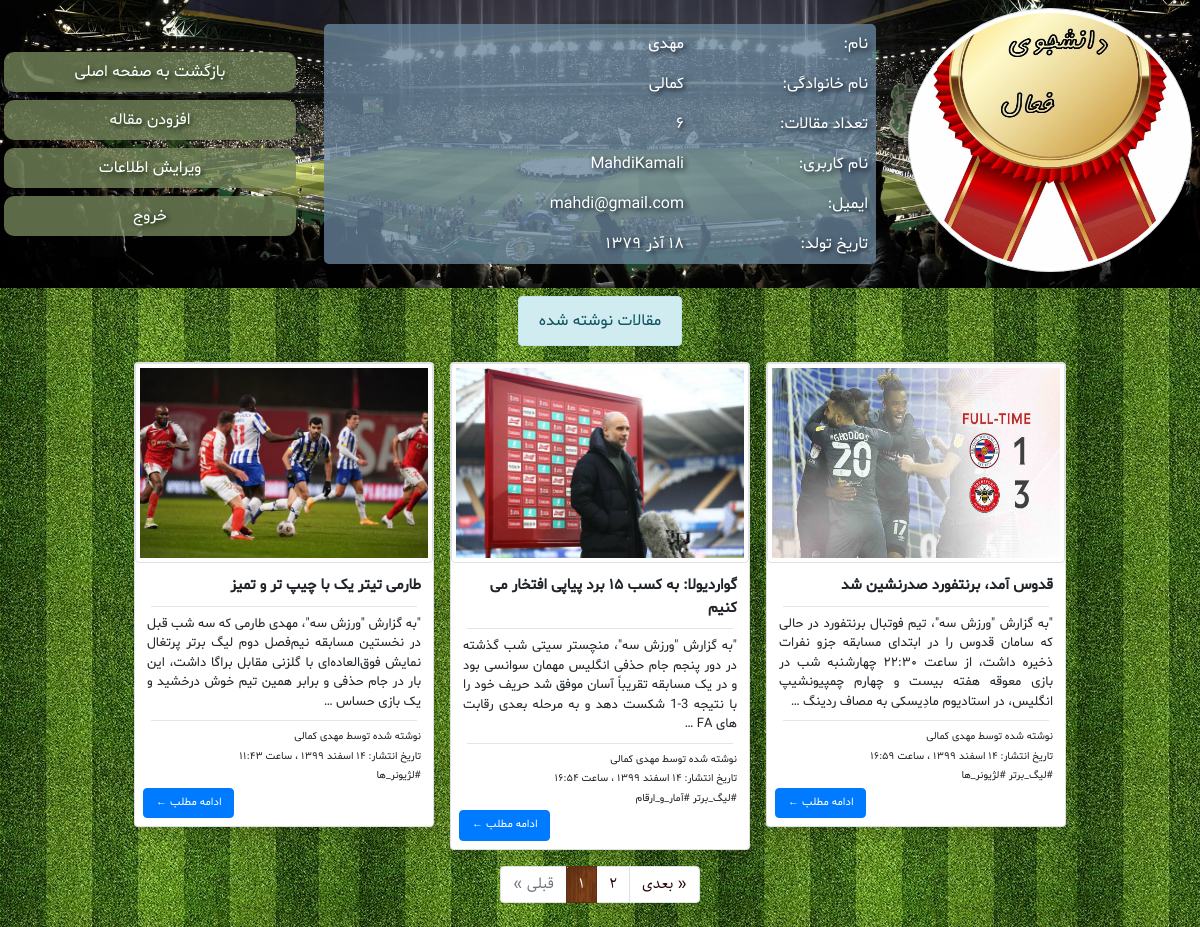
/football/dashboard (signed in), run on the app's committed database.
### football/models.py (models this page shows, shortened)
class UserProfile(models.Model):
    user = models.OneToOneField(User, on_delete=models.CASCADE, related_name='profile')
    picture = models.ImageField(upload_to='profile_images', verbose_name='تصویر')
    birthday = models.DateField(verbose_name='تاریخ تولد')
    class Meta:
        verbose_name = 'نویسنده'
        verbose_name_plural = 'نویسندگان'
    def __str__(self):
        return '{} {}'.format(self.user.first_name, self.user.last_name)

class Article(models.Model):
    STATUS_CHOICES = (
        ('D', 'پیش نویس'),
        ('P', 'منتشر شده')
    )
    title = models.CharField(max_length=100, verbose_name='عنوان')
    author = models.ForeignKey(UserProfile, on_delete=models.SET_NULL, null=True,
        related_name='articles', verbose_name='نویسنده')
    content = models.TextField(verbose_name='محتوا')
    thumbnail = models.ImageField(upload_to='images', verbose_name='تصویر')
    slug = models.SlugField(max_length=100, unique=True, verbose_name='آدرس مقاله')
    categories = models.ManyToManyField(Category, related_name='articles',
        verbose_name='دسته بندی ها')
    publish = models.DateTimeField(default=timezone.now, verbose_name='زمان انتشار')
    created = models.DateTimeField(auto_now_add=True)
    updated = models.DateTimeField(auto_now=True)
    status = models.CharField(max_length=1, choices=STATUS_CHOICES, verbose_name='وضعیت')
    class Meta:
        verbose_name = 'مقاله'
        verbose_name_plural = 'مقالات'
    def jpublish(self):
        return datetime_to_jalali_str(self.publish)
    jpublish.short_description = 'زمان انتشار'
    objects = ArticleManager()

class Category(models.Model):
    name = models.CharField(max_length=100, unique=True, verbose_name='عنوان')
    slug = models.SlugField(max_length=100, unique=True, verbose_name='آدرس دسته بندی')
    position = models.IntegerField(verbose_name='جایگاه')
    class Meta:
        verbose_name = 'دسته بندی'
        verbose_name_plural = 'دسته بندی ها'
        ordering = ['position']

### football/views.py (the view)
# urls.py: path('dashboard', views.dashboard, name='dashboard'),
@login_required
def dashboard(request):
    profile = request.user.profile
    article_list = profile.articles.published()
    paginator = Paginator(article_list, 3)
    page_number = request.GET.get('page', 1)
    articles = paginator.get_page(page_number)
    context = {
        'profile': profile,
        'articles': articles,
    }
    return render(request, 'football/dashboard.html', context)

### extensions/jalali.py (called while the page is built)
    def persian_tuple(self):
        return self.persian_year, self.persian_month, self.persian_day

### extensions/utils.py (called while the page is built)
def numbers_to_persian(string):
    en_to_fa = {
        '0': '۰',
        '1': '۱',
        '2': '۲',
        '3': '۳',
        '4': '۴',
        '5': '۵',
        '6': '۶',
        '7': '۷',
        '8': '۸',
        '9': '۹',
    }
    for en, fa in en_to_fa.items():
        string = string.replace(en, fa)
    return string

def datetime_to_jalali_str(time):
    jalali_month = (
        'فروردین',
        'اردیبهشت',
        'خرداد',
        'تیر',
        'مرداد',
        'شهریور',
        'مهر',
        'آبان',
        'آذر',
        'دی',
        'بهمن',
        'اسفند'
    )
    time = timezone.localtime(time)
    year, month, day = jalali.Gregorian(time.year, time.month, time.day).persian_tuple()
    jalali_to_str = '{} {} {} ، ساعت {:02d}:{:02d}'.format(
        day,
        jalali_month[month-1],
        year,
        time.hour,
        time.minute
    )
    return numbers_to_persian(jalali_to_str)

def date_to_jalali_str(date):
    jalali_month = (
        'فروردین',
        'اردیبهشت',
        'خرداد',
        'تیر',
        'مرداد',
        'شهریور',
        'مهر',
        'آبان',
        'آذر',
        'دی',
        'بهمن',
        'اسفند'
    )
    year, month, day = jalali.Gregorian(date.year, date.month, date.day).persian_tuple()
    jalali_to_str = '{} {} {}'.format(day, jalali_month[month-1], year)
    return numbers_to_persian(jalali_to_str)

### football/models.py (called while the page is built)
    def published(self):
        return self.filter(status='P')

### football/templatetags/base_filters.py (called while the page is built)
@register.filter
@stringfilter
def to_persian(mystr):
    return numbers_to_persian(mystr)

@register.filter
@stringfilter
def underscored(mystr):
    return mystr.replace(' ', '_')

@register.filter
def date_to_jalali(mystr):
    return date_to_jalali_str(mystr)

### football/templatetags/base_tags.py (called while the page is built)
@register.inclusion_tag('football/article_card.html')
def article_card(article):
    return {
        'article': article,
    }

@register.inclusion_tag('football/article_pagination.html')
def article_pagination(page_obj):
    return {
        'articles': page_obj,
    }

### templates/football/dashboard.html (shortened to what this page needs)
<!DOCTYPE html>
{% load static %}
{% load base_filters %}
{% load base_tags %}
<html>
<head>
    <link rel="stylesheet" href="https://maxcdn.bootstrapcdn.com/bootstrap/4.5.2/css/bootstrap.min.css">
	<link rel="stylesheet" href="https://cdnjs.cloudflare.com/ajax/libs/font-awesome/4.7.0/css/font-awesome.min.css">
    <link rel='stylesheet' href='{% static "football/css/dashboard.css" %}'>
    <link rel='stylesheet' href='{% static "football/css/article_card.css" %}'>
	<link rel='stylesheet' href='{% static "football/css/article_pagination.css" %}'>
</head>
<body>
    <header class='row container-fluid p-0 m-0 text-white'>
        <div class='col-md-3 p-2'>
            <img src='{{profile.picture.url}}' class='d-block w-100 rounded-circle img-thumbnail profile-img'>
        </div>
        <div class='col-md-6 p-4'>
            <div class='container-fluid user-info'>
                <div class='row pu-2'>
                    <div class='col-sm-4 text-right p-2'>نام:</div>
                    <div class='col-sm-8 text-right p-2'>{{profile.user.first_name}}</div>
                </div>
                <div class='row'>
                    <div class='col-sm-4 text-right p-2'>نام خانوادگی:</div>
                    <div class='col-sm-8 text-right p-2'>{{profile.user.last_name}}</div>
                </div>
                <div class='row'>
                    <div class='col-sm-4 text-right p-2'>تعداد مقالات:</div>
                    <div class='col-sm-8 text-right p-2'>{{articles.paginator.count|to_persian}}</div>
                </div>
                <div class='row'>
                    <div class='col-sm-4 text-right p-2'>نام کاربری:</div>
                    <div class='col-sm-8 text-right p-2'>{{profile.user.username}}</div>
                </div>
                <div class='row'>
                    <div class='col-sm-4 text-right p-2'>ایمیل:</div>
                    <div class='col-sm-8 text-right p-2'>{{profile.user.email}}</div>
                </div>
                <div class='row'>
                    <div class='col-sm-4 text-right p-2'>تاریخ تولد:</div>
                    <div class='col-sm-8 text-right p-2'>{{profile.birthday|date_to_jalali}}</div>
                </div>
            </div>
        </div>
        <aside class='col-md-3 p-0 text-center d-flex flex-column justify-content-center'>
            <a type='button' class='d-block text-white m-1 p-2' href='{% url "football:home" %}'>
                بازگشت به صفحه اصلی
            </a>
            <a type='button' class='d-block text-white m-1 p-2' href='{% url "football:add-article" %}'>
                افزودن مقاله
            </a>
            <a type='button' class='d-block text-white m-1 p-2' href='#'>
                ویرایش اطلاعات
            </a>
            <a type='button' class='d-block text-white m-1 p-2' href='{% url "football:sign-out" %}'>
                خروج
            </a>
        </aside>
    </header>
    <main class='container-fluid p-0 m-0'>
        <div class='text-center p-2'>
            <span class='d-inline-block alert alert-info m-0'>مقالات نوشته شده</span>
        </div>
        <div class='w-100 d-flex flex-row-reverse flex-wrap justify-content-center align-items-start'>
        {% if articles %}
            {% for article in articles %}
                {% article_card article %}
            {% endfor %}
        {% else %}
        <div class='text-center p-2'>
            <span class='d-inline-block alert alert-warning m-0'>شما هنوز هیچ مقاله ای ننوشته اید</span>
        </div>
        {% endif %}
        </div>
        {% if articles.has_other_pages %}
            {% article_pagination articles %}
        {% endif %}
    </main>
</body>
</html>

### templates/football/article_card.html
{% load base_filters %}
<article class='card m-2 shadow article'>
    <img src='{{article.thumbnail.url}}' class='img-thumbnail card-img-top article-img'>
    <div class='p-2'>
        <p class='font-weight-bold text-right m-1 title'>{{article.title}}</p>
        <hr class='m-2'>
        <p class='text-justify m-1'>{{article.content|truncatewords:40}}</p>
        <hr class='m-2'>
        <p class='small text-right m-1'>نوشته شده توسط {{article.author}}</p>
        <p class='small text-right m-1'>تاریخ انتشار: {{article.jpublish}}</p>
        <p class='small text-right m-1'>
            {% for category in article.categories.all %}
            <span>#{{category.name|underscored}}</span>
            {% endfor %}
        </p>
        <a href='{% url "football:article" article.slug %}' class="btn btn-primary continue" role="button">ادامه مطلب &larr;</a>
    </div>
</article>

### templates/football/article_pagination.html
{% load base_filters %}
<div class='w-100 py-2 page-div m-0'>
    <ul class="pagination pagination-md justify-content-center p-0 flex-row-reverse flex-wrap">
        {% if articles.has_previous %}
            <li class='page-item'><a class='page-link' href="?page={{articles.previous_page_number}}">قبلی &raquo;</a></li>
        {% else %}
            <li class='page-item disabled'><a class='page-link' href="#">قبلی &raquo;</a></li>
        {% endif %}
        {% for i in articles.paginator.page_range %}
            {% if i == articles.number %}
            <li class='page-item active'><a class='page-link' href="?page={{i}}">{{i|to_persian}}</a></li>
            {% else %}
            <li class='page-item'><a class='page-link' href="?page={{i}}">{{i|to_persian}}</a></li>
            {% endif %}
        {% endfor %}
        {% if articles.has_next %}
            <li class='page-item'><a class='page-link' href="?page={{articles.next_page_number}}">&laquo; بعدی</a></li>
        {% else %}
            <li class='page-item disabled'><a class='page-link' href="#">&laquo; بعدی</a></li>
        {% endif %}
    </ul>
</div>

### static/football/css/dashboard.css (style rules this page uses)
body { direction: rtl; font-family: Shabnam; }
img.profile-img { height: 22vw; }
header { background-image: url('../images/header_bg.jpg'); background-size: cover; background-position: center; }
.user-info { background-color: #68859cc7; border-radius: 5px; text-shadow: 2px 2px 5px #050f1d; }
main { background-image: url('../images/content_bg.jpg'); background-repeat: repeat; }
aside { border-radius: 0; }
aside a { background-color: #77885dc7; border-radius: 10px; text-shadow: 2px 2px 5px #091d05; }

### static/football/css/article_card.css (style rules this page uses)
article { font-family: Shabnam; font-size: 13px; width: 300px; }
.title { font-size: 15px; }
.article-img { height: 200px; }
.continue { font-size: 11px; }

### static/football/css/article_pagination.css (style rules this page uses)
.pagination { font-family: Sahel; font-size: 15px; }
a.page-link { color: #290606; }
.pagination li.active a { background-image: url('../images/pagination_button.jpg') !important; border-color: #642c12 !important; }

### data on the page
UserProfile: picture (picture), user.first_name "مهدی", user.last_name "کمالی", user.username "MahdiKamali", user.email "mahdi@gmail.com", birthday "۱۸ آذر ۱۳۷۹"
Article: thumbnail (picture), title "طارمی تیتر یک با چیپ تر و تمیز", content "\"به گزارش \"ورزش سه\"، مهدی طارمی که سه شب قبل در نخستین مسابقه نیم‌فصل دوم لیگ برتر پرتغال نمایش فوق‌العاده‌ای با گلزنی مقابل براگا داشت، این بار در جام حذفی و برابر همین تیم خوش درخشید و یک بازی حساس …", author "مهدی کمالی", jpublish "۱۴ اسفند ۱۳۹۹ ، ساعت ۱۱:۴۳"
Category: name|underscored "لژیونر_ها"
Article: thumbnail (picture), title "گواردیولا: به کسب ۱۵ برد پیاپی افتخار می کنیم", content "\"به گزارش \"ورزش سه\"، منچستر سیتی شب گذشته در دور پنجم جام حذفی انگلیس مهمان سوانسی بود و در یک مسابقه تقریباً آسان موفق شد حریف خود را با نتیجه 3-1 شکست دهد و به مرحله بعدی رقابت های FA …", author "مهدی کمالی", jpublish "۱۴ اسفند ۱۳۹۹ ، ساعت ۱۶:۵۴"
Category: name|underscored "لیگ_برتر"
Category: name|underscored "آمار_و_ارقام"
Article: thumbnail (picture), title "قدوس آمد، برنتفورد صدرنشین شد", content "\"به گزارش \"ورزش سه\"، تیم فوتبال برنتفورد در حالی که سامان قدوس را در ابتدای مسابقه جزو نفرات ذخیره داشت، از ساعت ۲۲:۳۰ چهارشنبه شب در بازی معوقه هفته بیست و چهارم چمپیونشیپ انگلیس، در استادیوم مادِیسکی به مصاف ردینگ …", author "مهدی کمالی", jpublish "۱۴ اسفند ۱۳۹۹ ، ساعت ۱۶:۵۹"

### other printed values
{{ articles.paginator.count|to_persian }} "۶"
{{ i|to_persian }} "۱"
{{ i|to_persian }} "۲"
